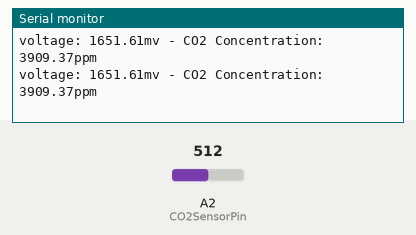
The sketch below on a simulated Arduino Uno, built with avr-gcc and run on an emulated ATmega328P. On the bench: the last lines printed to the serial monitor. The test bench sets the inputs (shaded band); at power-on: A2 (CO2SensorPin) = 512.

Above: at 1.8 s.
1.9 s: A2 (CO2SensorPin) set to 137
At 2.8 s:
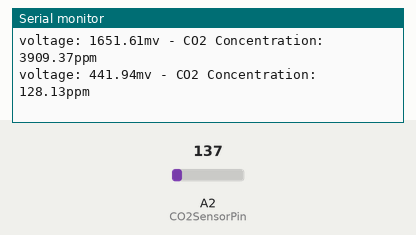
3.4 s: A2 (CO2SensorPin) set to 113
At 4.6 s:
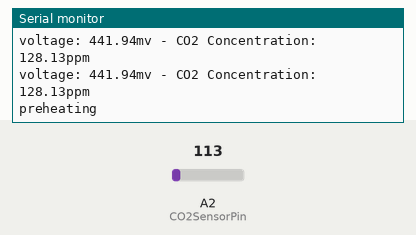

Measured:
- the behaviour switches between 124 and 123 on A2 (CO2SensorPin) (found by bisection; images 1 and 2)
- after the input at 1.9 s, the serial monitor: prints a new line after 0.10 s (image 1)
- after the input at 3.4 s, the serial monitor: prints a new line after 0.61 s (image 2)

The sketch:

gravityCO2.ino
```cpp
/*!
 * Testing on MKR1010
 * Duncan Wilson - June 2023
 */


#define CO2SensorPin A2           // this pin read the analog voltage from the sound level meter
float ppm = 0;

void setup() {
  Serial.begin(115200);
}

void loop() {
  // CO2
  int sensorValue = analogRead(CO2SensorPin);
  float voltage = sensorValue*(3300/1023.0);
  if(voltage == 0)
  {
    Serial.println("Fault");
  }
  else if(voltage < 400)
  {
    Serial.println("preheating");
  }
  else
  {
    int voltage_difference=voltage-400;
    ppm=voltage_difference*50.0/16.0;

    Serial.print("voltage: ");
    Serial.print(voltage);
    Serial.print("mv - ");
    //Print CO2 concentration
    Serial.print("CO2 Concentration: ");
    Serial.print(ppm);
    Serial.println("ppm");

  }

  delay(1000);
}
```
